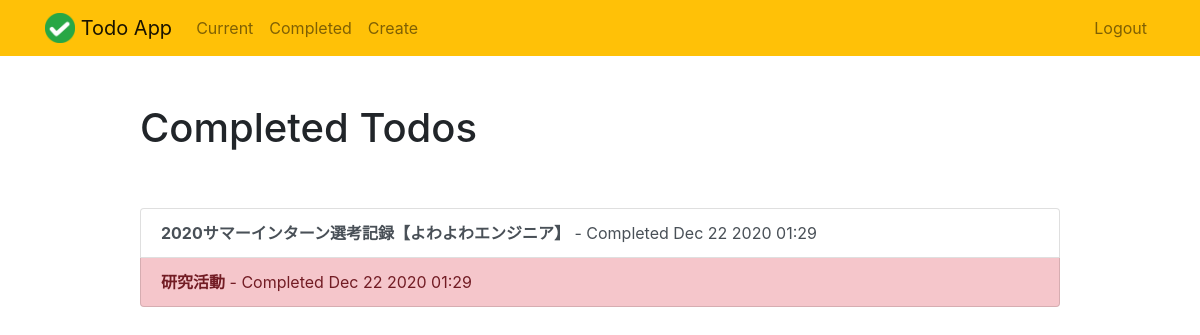
Page /completed/ (signed in) on the earlier database version.
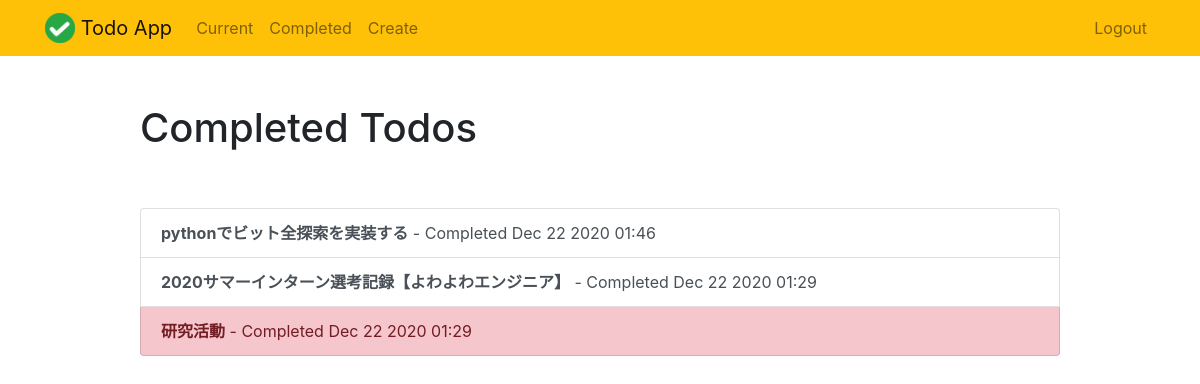
Same page on the later database version.
### todo/models.py (models this page shows, shortened)
class Todo(models.Model):
    title = models.CharField(max_length=100)
    memo = models.TextField(blank=True)
    created = models.DateTimeField(auto_now_add=True)
    datecompleted = models.DateTimeField(null=True, blank=True)
    important = models.BooleanField(default=False)
    user = models.ForeignKey(User, on_delete=models.CASCADE)

### todo/views.py (the view)
# urls.py: path('completed/', views.completedtodos, name='completedtodos'),
@login_required
def completedtodos(request):
    todos = Todo.objects.filter(user=request.user, datecompleted__isnull=False).order_by('-datecompleted')
    return render(request, 'todo/completedtodos.html', {'todos':todos})

### todo/templates/todo/completedtodos.html
{% extends "todo/base.html" %}
{% block content %}
    <div class="row justify-content-center mt-5">
        <div class="col-md-10">
            <h1>Completed Todos</h1>
        </div>
    </div>
    <div class="row justify-content-center mt-5">
        <div class="col-md-10">
            <div class="list-group">
                {% for todo in todos %}
                    <a href="{% url 'viewtodo' todo.id %}" class="list-group-item list-group-item-action{% if todo.important %} list-group-item-danger{% endif %}"><b>{{ todo.title }}</b> - Completed {{ todo.datecompleted|date:'M j Y H:i' }}</a>
                {% endfor %}
            </div>
        </div>
    </div>
{% endblock %}

Differences in the rows shown:
added Todo: title "pythonでビット全探索を実装する", datecompleted "Dec 22 2020 01:46"
